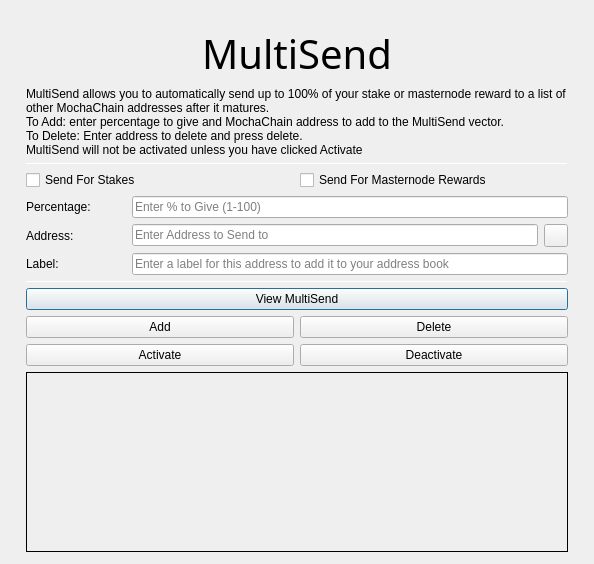
<?xml version="1.0" encoding="UTF-8"?>
<ui version="4.0">
 <class>MultiSendDialog</class>
 <widget class="QDialog" name="MultiSendDialog">
  <property name="windowModality">
   <enum>Qt::NonModal</enum>
  </property>
  <property name="geometry">
   <rect>
    <x>0</x>
    <y>0</y>
    <width>594</width>
    <height>526</height>
   </rect>
  </property>
  <property name="windowTitle">
   <string>MultiSend</string>
  </property>
  <layout class="QVBoxLayout" name="verticalLayout" stretch="0">
   <property name="leftMargin">
    <number>6</number>
   </property>
   <property name="topMargin">
    <number>6</number>
   </property>
   <property name="rightMargin">
    <number>6</number>
   </property>
   <property name="bottomMargin">
    <number>6</number>
   </property>
   <item>
    <layout class="QVBoxLayout" name="verticalLayout_Main" stretch="0,1,1,1,0,1,1,1">
     <property name="leftMargin">
      <number>20</number>
     </property>
     <property name="topMargin">
      <number>20</number>
     </property>
     <property name="rightMargin">
      <number>20</number>
     </property>
     <property name="bottomMargin">
      <number>20</number>
     </property>
     <item>
      <widget class="QLabel" name="multiSendHeader">
       <property name="font">
        <font>
         <family>Hind</family>
         <pointsize>30</pointsize>
         <weight>50</weight>
         <bold>false</bold>
        </font>
       </property>
       <property name="text">
        <string>MultiSend</string>
       </property>
       <property name="alignment">
        <set>Qt::AlignCenter</set>
       </property>
      </widget>
     </item>
     <item>
      <widget class="QLabel" name="label_2">
       <property name="lineWidth">
        <number>1</number>
       </property>
       <property name="text">
        <string>MultiSend allows you to automatically send up to 100% of your stake or masternode reward to a list of other MochaChain addresses after it matures.
To Add: enter percentage to give and MochaChain address to add to the MultiSend vector.
To Delete: Enter address to delete and press delete.
MultiSend will not be activated unless you have clicked Activate</string>
       </property>
       <property name="alignment">
        <set>Qt::AlignLeading|Qt::AlignLeft|Qt::AlignTop</set>
       </property>
       <property name="wordWrap">
        <bool>true</bool>
       </property>
      </widget>
     </item>
     <item>
      <widget class="Line" name="line">
       <property name="minimumSize">
        <size>
         <width>0</width>
         <height>1</height>
        </size>
       </property>
       <property name="maximumSize">
        <size>
         <width>16777215</width>
         <height>1</height>
        </size>
       </property>
       <property name="orientation">
        <enum>Qt::Horizontal</enum>
       </property>
      </widget>
     </item>
     <item>
      <layout class="QVBoxLayout" name="verticalLayout_Settings">
       <item>
        <layout class="QHBoxLayout" name="horizontalLayout">
         <item>
          <widget class="QCheckBox" name="multiSendStakeCheckBox">
           <property name="text">
            <string>Send For Stakes</string>
           </property>
          </widget>
         </item>
         <item>
          <widget class="QCheckBox" name="multiSendMasternodeCheckBox">
           <property name="text">
            <string>Send For Masternode Rewards</string>
           </property>
          </widget>
         </item>
        </layout>
       </item>
       <item>
        <layout class="QHBoxLayout" name="horizontalLayout_6">
         <item>
          <widget class="QLabel" name="label">
           <property name="minimumSize">
            <size>
             <width>100</width>
             <height>0</height>
            </size>
           </property>
           <property name="toolTip">
            <string>Percentage of stake to send</string>
           </property>
           <property name="text">
            <string>Percentage:</string>
           </property>
          </widget>
         </item>
         <item>
          <widget class="QLineEdit" name="multiSendPercentEdit">
           <property name="toolTip">
            <string>Enter whole numbers 1 - 100</string>
           </property>
           <property name="placeholderText">
            <string>Enter % to Give (1-100)</string>
           </property>
          </widget>
         </item>
        </layout>
       </item>
       <item>
        <layout class="QHBoxLayout" name="horizontalLayout_7">
         <item>
          <widget class="QLabel" name="label_5">
           <property name="minimumSize">
            <size>
             <width>100</width>
             <height>0</height>
            </size>
           </property>
           <property name="toolTip">
            <string>Address to send portion of stake to</string>
           </property>
           <property name="text">
            <string>Address:</string>
           </property>
          </widget>
         </item>
         <item>
          <widget class="QLineEdit" name="multiSendAddressEdit">
           <property name="toolTip">
            <string/>
           </property>
           <property name="placeholderText">
            <string>Enter Address to Send to</string>
           </property>
          </widget>
         </item>
         <item>
          <widget class="QToolButton" name="addressBookButton">
           <property name="maximumSize">
            <size>
             <width>16777215</width>
             <height>32</height>
            </size>
           </property>
           <property name="toolTip">
            <string>Choose an address from the address book</string>
           </property>
           <property name="text">
            <string/>
           </property>
           <property name="icon">
            <iconset resource="../mochachain.qrc">
             <normaloff>:/icons/address-book</normaloff>:/icons/address-book</iconset>
           </property>
           <property name="shortcut">
            <string>Alt+A</string>
           </property>
          </widget>
         </item>
        </layout>
       </item>
      </layout>
     </item>
     <item>
      <layout class="QHBoxLayout" name="horizontalLayout_3">
       <item>
        <widget class="QLabel" name="label_3">
         <property name="minimumSize">
          <size>
           <width>100</width>
           <height>0</height>
          </size>
         </property>
         <property name="text">
          <string>Label:</string>
         </property>
        </widget>
       </item>
       <item>
        <widget class="QLineEdit" name="labelAddressLabelEdit">
         <property name="placeholderText">
          <string>Enter a label for this address to add it to your address book</string>
         </property>
        </widget>
       </item>
      </layout>
     </item>
     <item>
      <widget class="Line" name="line_2">
       <property name="minimumSize">
        <size>
         <width>0</width>
         <height>1</height>
        </size>
       </property>
       <property name="maximumSize">
        <size>
         <width>16777215</width>
         <height>1</height>
        </size>
       </property>
       <property name="orientation">
        <enum>Qt::Horizontal</enum>
       </property>
      </widget>
     </item>
     <item>
      <layout class="QVBoxLayout" name="verticalLayout_Buttons">
       <item>
        <layout class="QHBoxLayout" name="horizontalLayout_4">
         <item>
          <widget class="QPushButton" name="viewButton">
           <property name="toolTip">
            <string/>
           </property>
           <property name="statusTip">
            <string>View MultiSend Vector</string>
           </property>
           <property name="text">
            <string>View MultiSend</string>
           </property>
          </widget>
         </item>
        </layout>
       </item>
       <item>
        <layout class="QHBoxLayout" name="horizontalLayout_2">
         <item>
          <widget class="QPushButton" name="addButton">
           <property name="toolTip">
            <string/>
           </property>
           <property name="statusTip">
            <string>Add to MultiSend Vector</string>
           </property>
           <property name="text">
            <string>Add</string>
           </property>
          </widget>
         </item>
         <item>
          <widget class="QPushButton" name="deleteButton">
           <property name="toolTip">
            <string/>
           </property>
           <property name="statusTip">
            <string>Delete Address From MultiSend Vector</string>
           </property>
           <property name="text">
            <string>Delete</string>
           </property>
          </widget>
         </item>
        </layout>
       </item>
       <item>
        <layout class="QHBoxLayout" name="horizontalLayout_5">
         <item>
          <widget class="QPushButton" name="activateButton">
           <property name="statusTip">
            <string>Activate MultiSend</string>
           </property>
           <property name="text">
            <string>Activate</string>
           </property>
          </widget>
         </item>
         <item>
          <widget class="QPushButton" name="disableButton">
           <property name="statusTip">
            <string>Deactivate MultiSend</string>
           </property>
           <property name="text">
            <string>Deactivate</string>
           </property>
          </widget>
         </item>
        </layout>
       </item>
      </layout>
     </item>
     <item>
      <widget class="QLabel" name="message">
       <property name="minimumSize">
        <size>
         <width>0</width>
         <height>180</height>
        </size>
       </property>
       <property name="frameShape">
        <enum>QFrame::Panel</enum>
       </property>
       <property name="frameShadow">
        <enum>QFrame::Plain</enum>
       </property>
       <property name="lineWidth">
        <number>1</number>
       </property>
       <property name="midLineWidth">
        <number>1</number>
       </property>
       <property name="text">
        <string/>
       </property>
       <property name="alignment">
        <set>Qt::AlignLeading|Qt::AlignLeft|Qt::AlignTop</set>
       </property>
       <property name="wordWrap">
        <bool>true</bool>
       </property>
      </widget>
     </item>
    </layout>
   </item>
  </layout>
 </widget>
 <resources>
  <include location="../mochachain.qrc"/>
 </resources>
 <connections/>
</ui>
